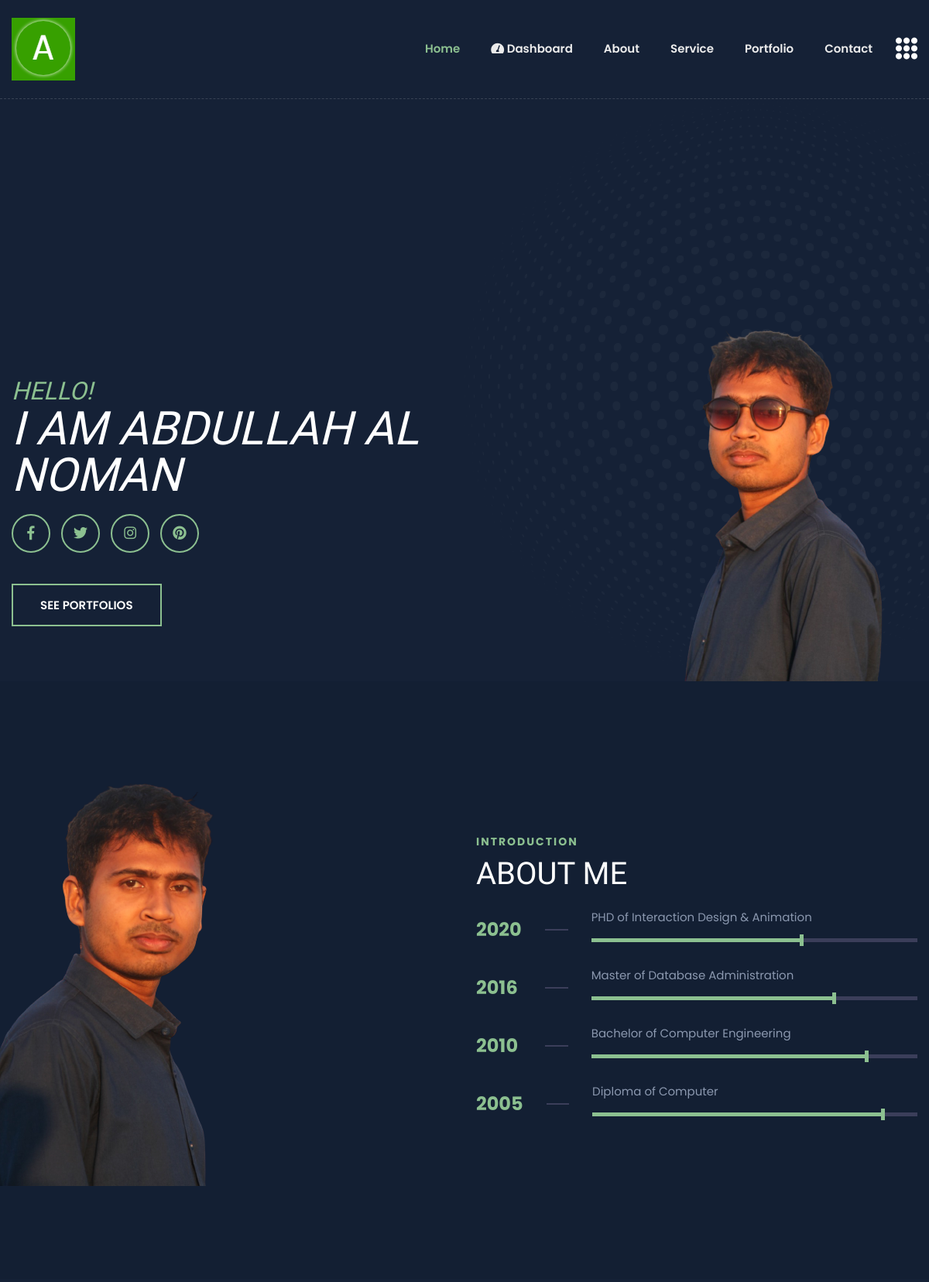
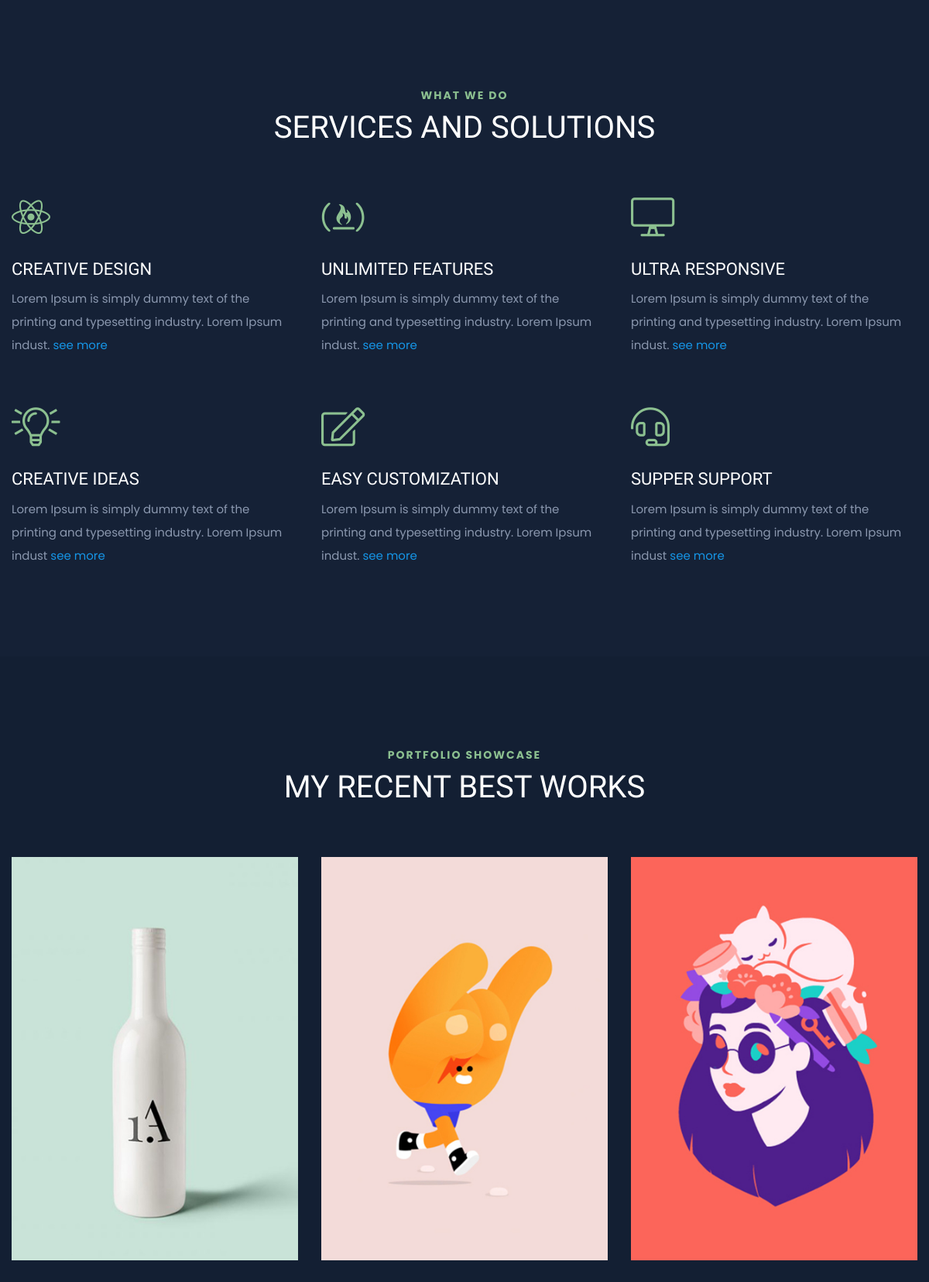
The page / (signed in, upper part) on the database its author committed (2 pictures, top to bottom).
### tables this page shows
CREATE TABLE `skills` (
  `id` int(10) NOT NULL,
  `skills_title` varchar(100) NOT NULL,
  `skills_years` int(10) NOT NULL,
  `skills_progress_text` varchar(100) NOT NULL,
  `skills_progress_count` int(10) NOT NULL
);

CREATE TABLE `services` (
  `id` int(10) NOT NULL,
  `service_title` varchar(100) NOT NULL,
  `service_desc` text NOT NULL,
  `service_icon` varchar(100) NOT NULL,
  `services_status` int(1) NOT NULL DEFAULT 1 COMMENT '1=Unpublished, 2=published'
);

### includes/functions.php (called while the page is built, shortened)
<?php
function db(){
return $db_connect = mysqli_connect(HOSTNAME, USERNAME, PASSWORD, DATABASE);
}

### index.php (the view, shortened to what this page needs)
<?php
require_once("includes/functions.php");
?>
<!doctype html>
<html class="no-js" lang="en">
<head>
    <link rel="stylesheet" href="assets/frontend_assets/css/bootstrap.min.css">
    <link rel="stylesheet" href="assets/frontend_assets/css/animate.min.css">
    <link rel="stylesheet" href="assets/frontend_assets/css/magnific-popup.css">
    <link rel="stylesheet" href="assets/frontend_assets/css/fontawesome-all.min.css">
    <link rel="stylesheet" href="assets/frontend_assets/css/flaticon.css">
    <link rel="stylesheet" href="assets/frontend_assets/css/slick.css">
    <link rel="stylesheet" href="assets/frontend_assets/css/aos.css">
    <link rel="stylesheet" href="assets/frontend_assets/css/default.css">
    <link rel="stylesheet" href="assets/frontend_assets/css/style.css">
    <link rel="stylesheet" href="assets/frontend_assets/css/responsive.css">
</head>
<body class="theme-bg">
    <header>
        <div id="header-sticky" class="transparent-header">
            <div class="container">
                <div class="row">
                    <div class="col-xl-12">
                        <div class="main-menu">
                            <nav class="navbar navbar-expand-lg">
                                <a href="index.php" class="navbar-brand logo-sticky-none"><img src="assets/frontend_assets/img/logo/logo.png" alt="Logo"></a>
                                <div class="collapse navbar-collapse" id="navbarNav">
                                    <ul class="navbar-nav ml-auto">
                                        <li class="nav-item active"><a class="nav-link" href="#home">Home</a></li>
                                        <li class="nav-item">
                                            <a class="nav-link" href="dashboard.php">
                                                <i class="fa fa-tachometer" aria-hidden="true"></i> Dashboard
                                            </a>
                                        </li>
                                        <li class="nav-item"><a class="nav-link" href="#about">about</a></li>
                                        <li class="nav-item"><a class="nav-link" href="#service">service</a></li>
                                        <li class="nav-item"><a class="nav-link" href="#portfolio">portfolio</a></li>
                                        <li class="nav-item"><a class="nav-link" href="#contact">Contact</a></li>
                                    </ul>
                                </div>
                                <div class="header-btn">
                                    <a href="#" class="off-canvas-menu menu-tigger"><i class="flaticon-menu"></i></a>
                                </div>
                            </nav>
                        </div>
                    </div>
                </div>
            </div>
        </div>
    </header>
    <main>
        <section id="home" class="banner-area banner-bg fix">
            <div class="container">
                <div class="row align-items-center">
                    <div class="col-xl-7 col-lg-6">
                        <div class="banner-content">
                            <h6 class="wow fadeInUp" data-wow-delay="0.2s">HELLO!</h6>
                            <?php  if(isset($_SESSION['login_user_name'])):?>
                                <h2 class="wow fadeInUp" data-wow-delay="0.4s">I am <?=$_SESSION['login_user_name'];?></h2>
                            <?php endif;?>
                            <div class="banner-social wow fadeInUp" data-wow-delay="0.8s">
                                <ul>
                                    <li><a href="#"><i class="fab fa-facebook-f"></i></a></li>
                                    <li><a href="#"><i class="fab fa-twitter"></i></a></li>
                                    <li><a href="#"><i class="fab fa-instagram"></i></a></li>
                                    <li><a href="#"><i class="fab fa-pinterest"></i></a></li>
                                </ul>
                            </div>
                            <a href="#" class="btn wow fadeInUp" data-wow-delay="1s">SEE PORTFOLIOS</a>
                        </div>
                    </div>
                    <div class="col-xl-5 col-lg-6 d-none d-lg-block">
                        <div class="banner-img text-right">
                            <img src="assets/frontend_assets/img/banner/nomanbanner.png" alt="">
                        </div>
                    </div>
                </div>
            </div>
            <div class="banner-shape"><img src="assets/frontend_assets/img/shape/dot_circle.png" class="rotateme" alt="img"></div>
        </section>
        <section id="about" class="about-area primary-bg pt-120 pb-120">
            <div class="container">
                <div class="row align-items-center">
                    <div class="col-lg-6">
                        <div class="about-img">
                            <img src="assets/frontend_assets/img/banner/nomanpro.png" title="me-01" alt="me-01">
                        </div>
                    </div>
                    <div class="col-lg-6 pr-90">
                        <div class="section-title mb-25">
                            <span>Introduction</span>
                            <h2>About Me</h2>
                        </div>
                        <?php
                            $skill_select_query = "SELECT * FROM skills";
                            $data_from_skills_db = mysqli_query(db(),$skill_select_query);
                        ?>
                        <?php foreach($data_from_skills_db as $skliss):?>
                        <div class="education">
                            <div class="year"><?= $skliss['skills_years'];?></div>
                            <div class="line"></div>
                            <div class="location">
                                <span><?= $skliss['skills_progress_text'];?></span>
                                <div class="progressWrapper">
                                    <div class="progress">
                                        <div class="progress-bar wow slideInLefts" data-wow-delay="0.2s" data-wow-duration="2s" role="progressbar" style="width: <?= $skliss['skills_progress_count'];?>%;" aria-valuenow="<?= $skliss['skills_progress_count'];?>" aria-valuemin="0" aria-valuemax="100"></div>
                                    </div>
                                </div>
                            </div>
                        </div>
                        <?php endforeach;?>
                    </div>
                </div>
            </div>
        </section>
        <section id="service" class="services-area pt-120 pb-50">
            <div class="container">
                <div class="row justify-content-center">
                    <div class="col-xl-6 col-lg-8">
                        <div class="section-title text-center mb-70">
                            <span>WHAT WE DO</span>
                            <h2>Services and Solutions</h2>
                        </div>
                    </div>
                </div>
                <div class="row">
                    <?php
                        $select_service_query = "SELECT * FROM services ORDER BY id DESC LIMIT 6";
                        $service_from_db = mysqli_query(db(), $select_service_query);
                    ?>
                    <?php foreach($service_from_db as $service):?>
                        <?php if($service['services_status']==2):?>
                            <div class="col-lg-4 col-md-6">
                                <div class="icon_box_01 wow fadeInLeft" data-wow-delay="0.2s">
                                <i class="<?=$service['service_icon']; ?>"></i>
                                    <h3><?=$service['service_title'];?></h3>
                                    <p><?=substr($service['service_desc'],0,-1); ?> <a href="#">see more</a></p>
                                </div>
                            </div>
                        <?php endif;?>
                    <?php endforeach;?>
                </div>
            </div>
        </section>
        <section id="portfolio" class="portfolio-area primary-bg pt-120 pb-90">
            <div class="container">
                <div class="row justify-content-center">
                    <div class="col-xl-6 col-lg-8">
                        <div class="section-title text-center mb-70">
                            <span>Portfolio Showcase</span>
                            <h2>My Recent Best Works</h2>
                        </div>
                    </div>
                </div>
                <div class="row">
                    <div class="col-lg-4 col-md-6 pitem">
                        <div class="speaker-box">
                            <div class="speaker-thumb">
                                <img src="assets/frontend_assets/img/images/1.jpg" alt="img">
                            </div>
                        </div>
                    </div>
                    <div class="col-lg-4 col-md-6 pitem">
                        <div class="speaker-box">
                            <div class="speaker-thumb">
                                <img src="assets/frontend_assets/img/images/2.jpg" alt="img">
                            </div>
                        </div>
                    </div>
                    <div class="col-lg-4 col-md-6 pitem">
                        <div class="speaker-box">
                            <div class="speaker-thumb">
                                <img src="assets/frontend_assets/img/images/3.jpg" alt="img">
                            </div>
                        </div>
                    </div>
                </div>
            </div>
        </section>
    </main>
</body>
</html>

### assets/frontend_assets/css/default.css (style rules this page uses)
.mb-25 { margin-bottom: 25px; }
.mb-70 { margin-bottom: 70px; }
.pt-120 { padding-top: 120px; }
.pb-50 { padding-bottom: 50px; }
.pb-90 { padding-bottom: 90px; }
.pb-120 { padding-bottom: 120px; }
.pr-90 { padding-right: 90px; }
.theme-bg { background: #152136; }
.primary-bg { background: #131f33; }

### assets/frontend_assets/css/responsive.css (style rules this page uses)
@media (min-width: 1200px) and (max-width: 1500px) { .banner-shape { right: -145px; } }
@media (min-width: 992px) and (max-width: 1200px) { .banner-content h6 { font-size: 32px; } }
@media (min-width: 992px) and (max-width: 1200px) { .banner-content h2 { font-size: 60px; } }
@media (min-width: 992px) and (max-width: 1200px) { .banner-shape { right: -155px; } }
@media (min-width: 992px) and (max-width: 1200px) { .header-btn a.off-canvas-menu { margin-left: 0; display: inline-block; } }
@media (min-width: 992px) and (max-width: 1200px) { .about-img { margin-left: -65px; } }
@media (min-width: 992px) and (max-width: 1200px) { .about-area .col-lg-6.pr-90 { padding-right: 15px; } }
@media (min-width: 992px) and (max-width: 1200px) { .icon_box_01 { padding-left: 0; } }
@media (min-width: 992px) and (max-width: 1200px) { .icon_box_01 i { position: unset; margin-bottom: 30px; } }

### rows shown on the page
skills: skills_years "2020", skills_progress_text "PHD of Interaction Design & Animation", skills_progress_count 65 (drawn)
skills: skills_years "2016", skills_progress_text "Master of Database Administration", skills_progress_count 75 (drawn)
skills: skills_years "2010", skills_progress_text "Bachelor of Computer Engineering", skills_progress_count 85 (drawn)
skills: skills_years "2005", skills_progress_text "Diploma of Computer", skills_progress_count 90 (drawn)
services: service_title "CREATIVE DESIGN", service_desc "Lorem Ipsum is simply dummy text of the printing and typesetting industry. Lorem Ipsum indust."
services: service_title "UNLIMITED FEATURES", service_desc "Lorem Ipsum is simply dummy text of the printing and typesetting industry. Lorem Ipsum indust."
services: service_title "ULTRA RESPONSIVE", service_desc "Lorem Ipsum is simply dummy text of the printing and typesetting industry. Lorem Ipsum indust."
services: service_title "CREATIVE IDEAS", service_desc "Lorem Ipsum is simply dummy text of the printing and typesetting industry. Lorem Ipsum indust"
services: service_title "EASY CUSTOMIZATION", service_desc "Lorem Ipsum is simply dummy text of the printing and typesetting industry. Lorem Ipsum indust."
services: service_title "SUPPER SUPPORT", service_desc "Lorem Ipsum is simply dummy text of the printing and typesetting industry. Lorem Ipsum indust"

### other values the page prints
$_SESSION['login_user_name'] "ABDULLAH AL NOMAN"
